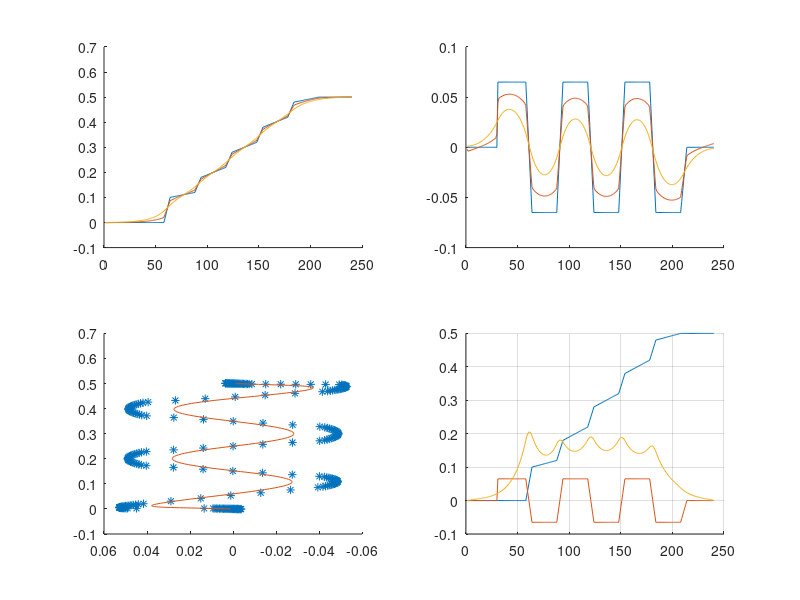

Write MATLAB code to recreate this figure.
clc
clear
close


data = load('copstream.txt');
copref0 = data(:,1);
copref1 = data(:,2);
copsolved0 = data(:,3);
copsolved1 = data(:,4);

comsolved0 = data(:,7);
comsolved1 = data(:,8);
comvsolved0 = data(:,9);
comvsolved1 = data(:,10);
comasolved0 = data(:,11);
comasolved1 = data(:,12);

comadded0 = data(:,7);
comadded1 = data(:,8);
comvadded0 = data(:,9);
comvadded1 = data(:,10);
comaadded0 = data(:,11);
comaadded1 = data(:,12);


subplot(2,2,1)
hold on
plot(copref0)
plot(copsolved0)
plot(comsolved0)

subplot(2,2,2)
hold on
plot(copref1)
plot(copsolved1)
plot(comsolved1)

subplot(2,2,3)
hold on
plot(copsolved1,copsolved0,'*')
plot(comsolved1,comsolved0)
set(gca,'xdir','reverse')

subplot(2,2,4)
hold on
plot(copref0)
plot(copref1)
plot(comvsolved0)
%plot(comvsolved1)


grid on;
